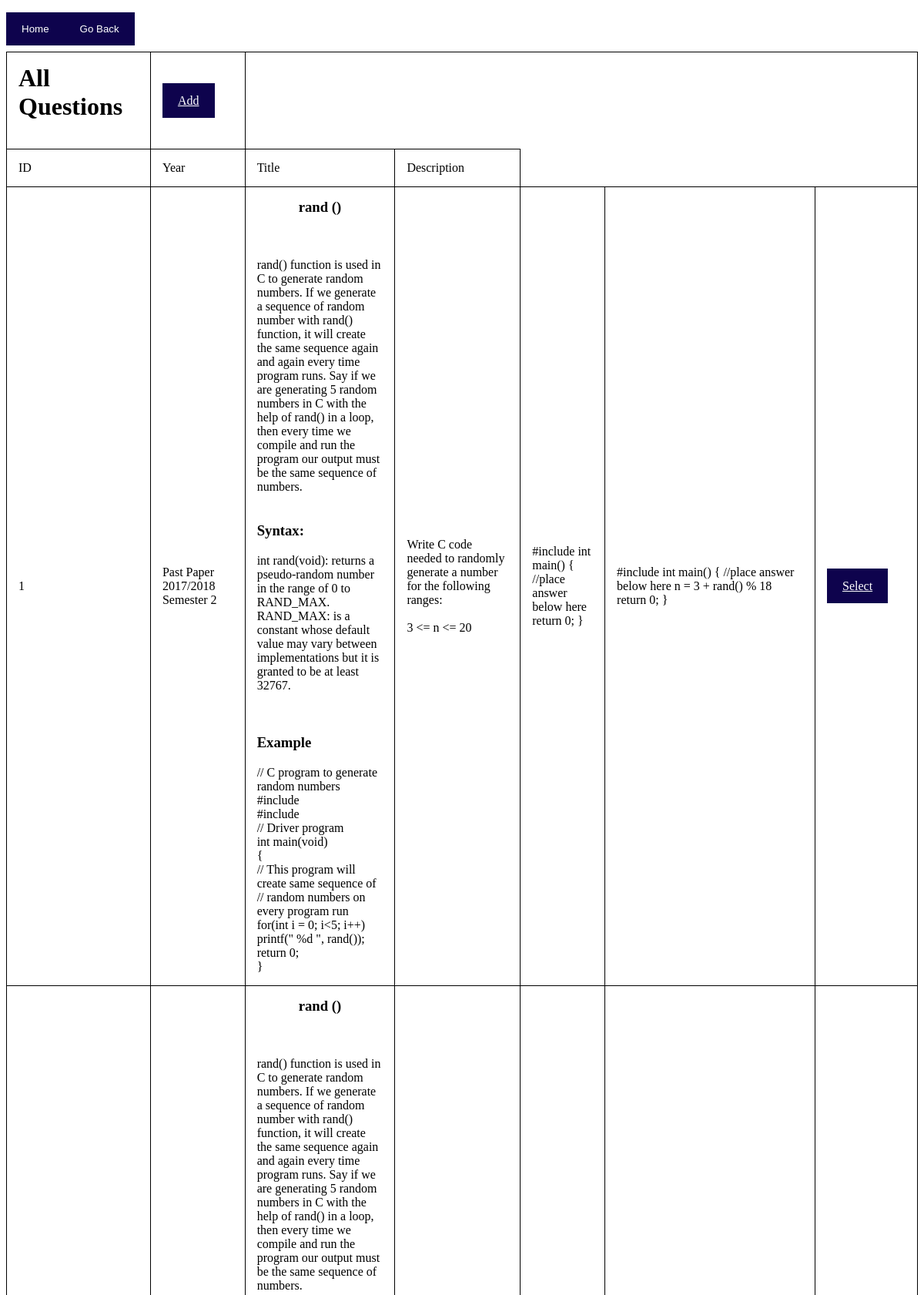
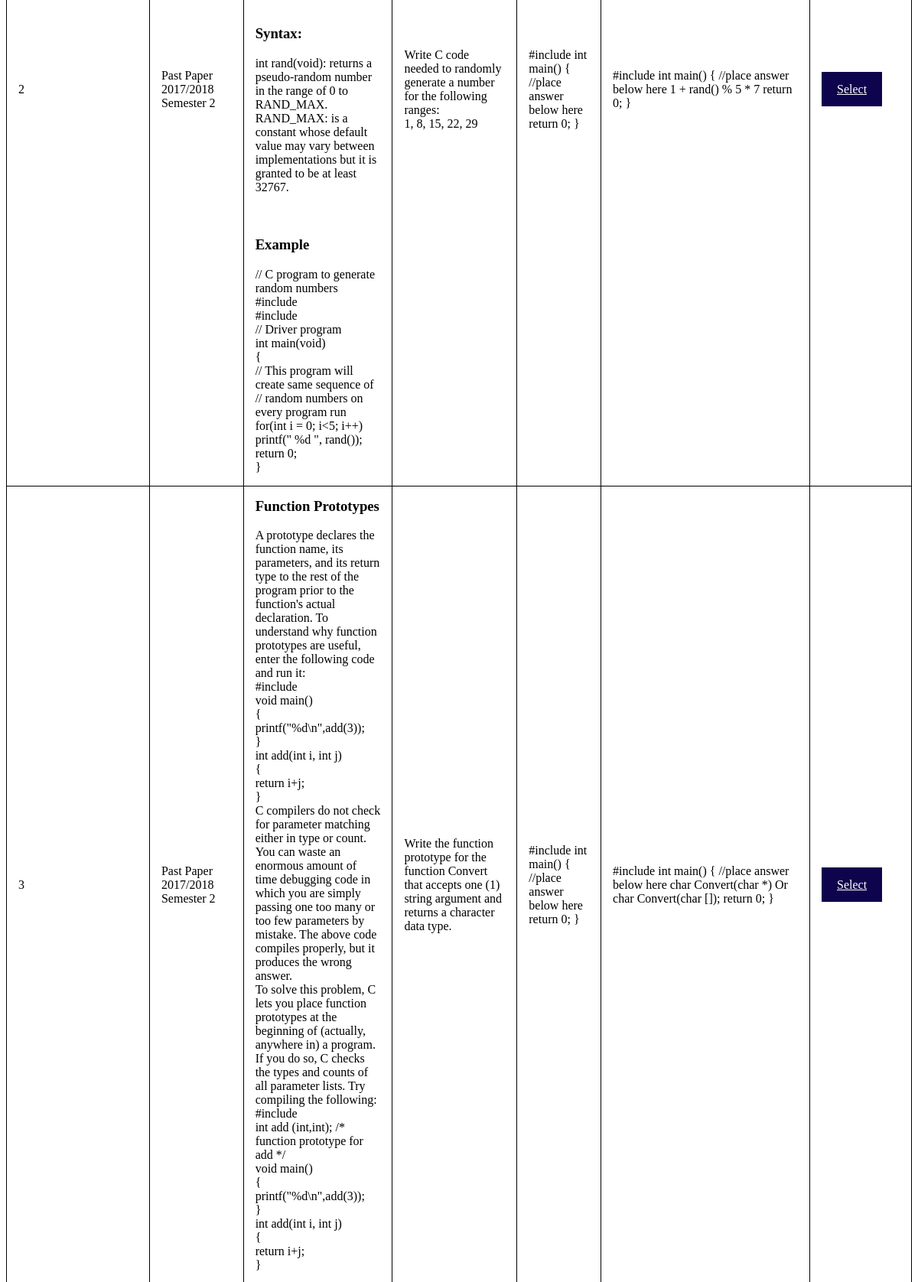
The page /new/pastpaper2.php?id=pastpaper (upper part) on the database its author committed (2 pictures, top to bottom).
### tables this page shows
CREATE TABLE `pastpaper` (
  `Id` int(11) NOT NULL,
  `Topic` varchar(5000) NOT NULL,
  `Theory` varchar(5000) NOT NULL,
  `Question` varchar(5000) NOT NULL,
  `Code` varchar(5000) NOT NULL,
  `Answer` varchar(5000) NOT NULL
);

### new/pastpaper2.php (the view, shortened to what this page needs)
<?php
     $name = $_GET['id'];
?>
		<html>
		<head>
		</head>
		<body>
		<div id='container'>
				<table >
					<tr>
						<td><h1 style = 'color: black;'>All Questions</td>
										  <?php
										  echo '<td><a class="f" href="addpastquestion.php?name1=' .$name.'">Add</a></td>';
							?>
					</tr>
							 	   <tr>
				<td><label> ID</label></td>
				    <td><label>Year</label></td>
               	<td><label>Title </label></td>
               <td><label>Description</label></td>
            </tr>
            <?php
       				       $con = mysqli_connect('localhost','id9534037_kris','admin','id9534037_major_') or die("<h1>Could not connect to database.</h1>");
        				$query = "SELECT * FROM ".$_GET['id']." ";
						$result = mysqli_query($con, $query) or die ("<h2>Could not RETRIEVE data</h2>");
						?>
				 <?php while($row = mysqli_fetch_array($result)):;?>
        <?php
            				echo "<tr>";
							echo "<td>". $row['Id']."</td>";
							echo "<td>" . $row['Topic']."</td>";
							echo "<td>" . $row['Theory']."</td>";
							echo "<td>" . $row['Question']."</td>";
								echo "<td>" . $row['Code']."</td>";
									echo "<td>" . $row['Answer']."</td>";
							?>
										  <?php
										  echo '<td><a class="f" href="pastpaperverify.php?id=' . $row['Id'] .'& name1=' .$name.'">Select</a></td>';
							echo "</tr>";
							?>
							   <?php endwhile;
						?>
						<form action = 'mainmain.php' method = 'post'>
								<input type = 'submit' value =  'Home' name = 'cancel'/>
							</form>
							<form action = 'mainadmin.php' method = 'post'>
								<input type = 'submit' value =  'Go Back' name = 'cancel'/>
							</form>
				</table>
						</div>
	</body>
	</html>

### new/pastpaper2.php (style rules this page uses)
table, td, th { border: 1px solid black; text-align: left; }
input[type=submit] { background-color: #0e034d; color: white; padding: 14px 20px; margin: 8px 0; border: none; }
body { background-size: 110%; color: black; }
table { border-collapse: collapse; border-radius: 5px; padding: 20px; top:50%; left: 50%; max-width: 1400px; width: auto; height: auto; }
th, td { padding: 15px; width: 700px; max-width: 700px; white-space: wrap; overflow: hidden; }
.f { background-color: #0e034d; color: white; padding: 14px 20px; margin: 8px 0; border: none; }

### rows shown on the page
pastpaper: Id "1", Topic "Past Paper 2017/2018 Semester 2", Theory "rand () rand() function is used in C to generate random numbers. If we generate a sequence of random number with rand() function, it will create the same sequence again and again every time program runs. Say if we are generating 5 random numbers in C with the help of rand() in a loop, then every time we compile and run the program our output must be the same sequence of numbers. Syntax: int rand(void): returns a pseudo-random number in the range of 0 to RAND_MAX. RAND_MAX: is a constant whose default value may vary between implementations but it is granted to be at least 32767. Example // C program to generate random numbers #include #include // Driver program int main(void) { // This…", Question "Write C code needed to randomly generate a number for the following ranges: 3 <= n <= 20", Code "#include int main() { //place answer below here return 0; }", Answer "#include int main() { //place answer below here n = 3 + rand() % 18 return 0; }"
pastpaper: Id "2", Topic "Past Paper 2017/2018 Semester 2", Theory "rand () rand() function is used in C to generate random numbers. If we generate a sequence of random number with rand() function, it will create the same sequence again and again every time program runs. Say if we are generating 5 random numbers in C with the help of rand() in a loop, then every time we compile and run the program our output must be the same sequence of numbers. Syntax: int rand(void): returns a pseudo-random number in the range of 0 to RAND_MAX. RAND_MAX: is a constant whose default value may vary between implementations but it is granted to be at least 32767. Example // C program to generate random numbers #include #include // Driver program int main(void) { // This…", Question "Write C code needed to randomly generate a number for the following ranges: 1, 8, 15, 22, 29", Code "#include int main() { //place answer below here return 0; }", Answer "#include int main() { //place answer below here 1 + rand() % 5 * 7 return 0; }"
pastpaper: Id "3", Topic "Past Paper 2017/2018 Semester 2", Theory "Function Prototypes A prototype declares the function name, its parameters, and its return type to the rest of the program prior to the function's actual declaration. To understand why function prototypes are useful, enter the following code and run it: #include void main() { printf(\"%d\\n\",add(3)); } int add(int i, int j) { return i+j; } C compilers do not check for parameter matching either in type or count. You can waste an enormous amount of time debugging code in which you are simply passing one too many or too few parameters by mistake. The above code compiles properly, but it produces the wrong answer. To solve this problem, C lets you place function prototypes at the beginning of…", Question "Write the function prototype for the function Convert that accepts one (1) string argument and returns a character data type.", Code "#include int main() { //place answer below here return 0; }", Answer "#include int main() { //place answer below here char Convert(char *) Or char Convert(char []); return 0; }"
